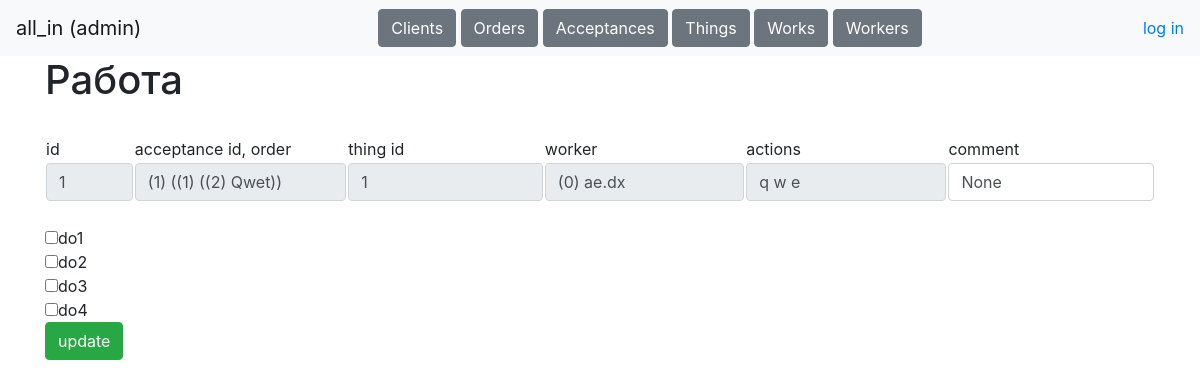
/tables/works/1 (signed in), run on an earlier commit of the app's database.
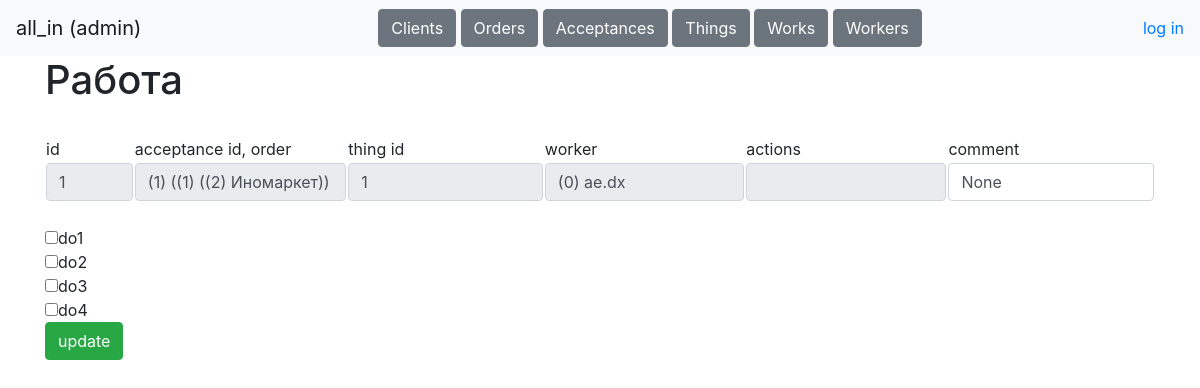
And on a later commit of the database.
### data/tables.py (models this page shows)
class Acceptance(db_session.SqlAlchemyBase, SerializerMixin):
    __tablename__ = 'acceptances'
    id = Column(sqlalchemy.Integer, primary_key=True, autoincrement=True)
    order_id = Column(sqlalchemy.Integer, sqlalchemy.ForeignKey('orders.id'))
    worker_id = Column(sqlalchemy.Integer, sqlalchemy.ForeignKey('workers.id'))
    things =  Column(sqlalchemy.String, default='[]', nullable=True)
    comment = Column(sqlalchemy.String, nullable=True)
    status =  Column(sqlalchemy.String, nullable=True)
    order = orm.relationship('Order')
    worker = orm.relationship('Worker')

class Order(db_session.SqlAlchemyBase, SerializerMixin):
    __tablename__ = 'orders'
    id = Column(sqlalchemy.Integer, primary_key=True, autoincrement=True)
    client_id = Column(sqlalchemy.Integer, sqlalchemy.ForeignKey('clients.id'))
    create_date = Column(sqlalchemy.DateTime, default=dt.datetime.now())
    comment = Column(sqlalchemy.String, nullable=True)
    status =  Column(sqlalchemy.String, nullable=True)
    client = orm.relationship('Client')

class Client(db_session.SqlAlchemyBase, SerializerMixin):
    __tablename__ = 'clients'
    id = Column(sqlalchemy.Integer, primary_key=True, autoincrement=True)
    name = Column(sqlalchemy.String, nullable=True)
    address = Column(sqlalchemy.String, nullable=True)
    phone = Column(sqlalchemy.String, nullable=True)
    comment = Column(sqlalchemy.String, nullable=True)

class Work(db_session.SqlAlchemyBase, SerializerMixin):
    __tablename__ = 'works'
    id = Column(sqlalchemy.Integer, primary_key=True, autoincrement=True)
    acceptance_id = Column(sqlalchemy.Integer, sqlalchemy.ForeignKey('acceptances.id'))
    thing_id = Column(sqlalchemy.Integer, sqlalchemy.ForeignKey('things.id'))
    worker_id = Column(sqlalchemy.Integer, sqlalchemy.ForeignKey('workers.id'))
    actions =  Column(sqlalchemy.String, nullable=True)
    comment = Column(sqlalchemy.String, nullable=True)
    status =  Column(sqlalchemy.String, nullable=True)
    acceptance = orm.relationship('Acceptance')
    thing = orm.relationship('Thing')
    worker = orm.relationship('Worker')

### main.py (the view)
@app.route('/tables/works/<int:work_id>', methods=['GET', 'POST'])
def work(work_id):
    username = request.cookies.get('user')
    if not username:
        return redirect('/login')
    user = stuff.get_user(username)
    if request.method == 'GET':
        return render_template(f'work.html', user=user, work=stuff.get_entry('works', work_id))
    elif request.method == 'POST':
        stuff.update_entry('works', request.form)
        return redirect(f'/tables/works/{work_id}')

### data/db_session.py (called while the page is built)
def create_session() -> Session:
    global __factory
    return __factory()

### stuff.py (called while the page is built)
def get_user(username):
    db_sess = db_session.create_session()
    worker = db_sess.query(Worker).filter(Worker.username == username).first()
    db_sess.close()
    return worker

def get_entry(table, id):
    db_sess = db_session.create_session()
    if table == 'clients':
        return db_sess.query(Client).filter(Client.id == id).first()
    elif table == 'orders':
        entry = db_sess.query(Order).filter(Order.id == id).first()[::]
        entry[1] = db_sess.query(Client).filter(Client.id == entry[1]).first().name
        return entry
    elif table == 'acceptances':
        return db_sess.query(Acceptance).filter(Acceptance.id == id).first()
    elif table == 'things':
        return db_sess.query(Thing).filter(Thing.id == id).first()
    elif table == 'works':
        return db_sess.query(Work).filter(Work.id == id).first()
    elif table == 'workers':
        return db_sess.query(Worker).filter(Worker.id == id).first()
    db_sess.close()

### templates/work.html
{% extends "base.html"%}
{% block content %}
<h1>Работа</h1>
<br><form method="post">
    <table>
        <tr>
            <td width="8%">id</td>
            <td>acceptance id, order</td>
            <td>thing id</td>
            <td>worker</td>
            <td>actions</td>
            <td>comment</td>
        </tr>
        <tr>
            <td width="8%"><input class="form-control" value="{{work.id}}" name="id" readonly></td>
            <td><input class="form-control" value="({{work.acceptance.id}}) (({{work.acceptance.order.id}}) (({{work.acceptance.order.client.id}}) {{work.acceptance.order.client.name}}))" readonly></td>
            <td><input class="form-control" value="{{work.thing_id}}" readonly></td>
            <td><input class="form-control" value="({{work.worker.id}}) {{work.worker.name}}" readonly></td>
            <td><input class="form-control" value="{{work.actions}}" readonly></td>
            <td><input class="form-control" value="{{work.comment}}" name="comment"></td>
        </tr>
    </table><br>
    {% set actions = work.actions.split() %}
    {% for item in ["do1", "do2", "do3", "do4"] %}
        {% if item in actions %}
            <input type="checkbox" name="actions" value="{{item}}" checked />{{item}}<br>
        {% else %}
            <input type="checkbox" name="actions" value="{{item}}" />{{item}}<br>
        {% endif %}
    {% endfor %}
    <button type="submit" class="btn btn-success">update</button>
</form>
{% endblock %}

What changed in the data, as far as the page shows it:
changed Work "None": actions "q w e" → (not shown)
changed Acceptance: acceptance.id "(1) ((1) ((2) Qwet))" → "(1) ((1) ((2) Иномаркет))"
